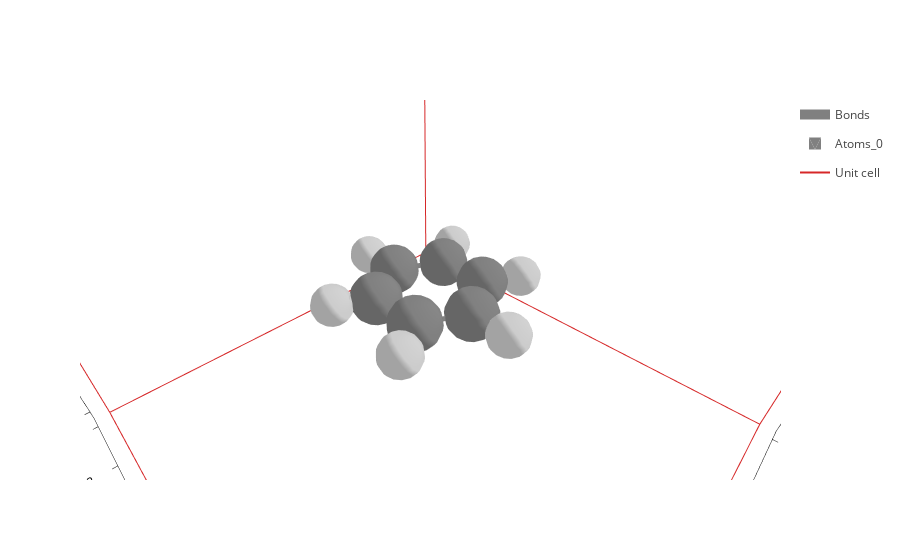

The code cell stored with this chart in its notebook:
### Markdown cell above
Podem representar l'estructura per tal de comprovar que és tal i com esperem.

### Code cell
benzene.plot(axes='xyz')

### Figure 1 — Plotly figure (JSON) as saved in the notebook; plotly's stock layout.template omitted (floating-point values rounded to 4 significant figures; data arrays with more than 128 entries replaced by an {"elided": "..."} marker saying what was removed)
{"data": [{"line": {"color": "gray", "width": 10}, "meta": {}, "mode": "lines", "name": "Bonds", "opacity": 1, "type": "scatter3d", "x": {"elided": "252 float values"}, "y": {"elided": "252 float values"}, "z": {"elided": "252 int values"}}, {"alphahull": 0, "color": "grey", "hovertemplate": "%{meta.position}", "legendgroup": "Atoms", "meta": {"meta": {}, "position": "(7.15, 8.88, 5.00)"}, "name": "Atoms_0", "opacity": 1, "showlegend": true, "showscale": false, "type": "mesh3d", "x": {"elided": "225 float values"}, "y": {"elided": "225 float values"}, "z": {"elided": "225 float values"}}, {"alphahull": 0, "color": "grey", "hovertemplate": "%{meta.position}", "legendgroup": "Atoms", "meta": {"meta": {}, "position": "(8.36, 8.18, 5.00)"}, "name": "Atoms_1", "opacity": 1, "showlegend": false, "showscale": false, "type": "mesh3d", "x": {"elided": "225 float values"}, "y": {"elided": "225 float values"}, "z": {"elided": "225 float values"}}, {"alphahull": 0, "color": "grey", "hovertemplate": "%{meta.position}", "legendgroup": "Atoms", "meta": {"meta": {}, "position": "(8.36, 6.78, 5.00)"}, "name": "Atoms_2", "opacity": 1, "showlegend": false, "showscale": false, "type": "mesh3d", "x": {"elided": "225 float values"}, "y": {"elided": "225 float values"}, "z": {"elided": "225 float values"}}, {"alphahull": 0, "color": "grey", "hovertemplate": "%{meta.position}", "legendgroup": "Atoms", "meta": {"meta": {}, "position": "(7.15, 6.09, 5.00)"}, "name": "Atoms_3", "opacity": 1, "showlegend": false, "showscale": false, "type": "mesh3d", "x": {"elided": "225 float values"}, "y": {"elided": "225 float values"}, "z": {"elided": "225 float values"}}, {"alphahull": 0, "color": "grey", "hovertemplate": "%{meta.position}", "legendgroup": "Atoms", "meta": {"meta": {}, "position": "(5.94, 6.78, 5.00)"}, "name": "Atoms_4", "opacity": 1, "showlegend": false, "showscale": false, "type": "mesh3d", "x": {"elided": "225 float values"}, "y": {"elided": "225 float values"}, "z": {"elided": "225 float values"}}, {"alphahull": 0, "color": "grey", "hovertemplate": "%{meta.position}", "legendgroup": "Atoms", "meta": {"meta": {}, "position": "(5.94, 8.18, 5.00)"}, "name": "Atoms_5", "opacity": 1, "showlegend": false, "showscale": false, "type": "mesh3d", "x": {"elided": "225 float values"}, "y": {"elided": "225 float values"}, "z": {"elided": "225 float values"}}, {"alphahull": 0, "color": "#cccccc", "hovertemplate": "%{meta.position}", "legendgroup": "Atoms", "meta": {"meta": {}, "position": "(7.15, 9.96, 5.00)"}, "name": "Atoms_6", "opacity": 1, "showlegend": false, "showscale": false, "type": "mesh3d", "x": {"elided": "225 float values"}, "y": {"elided": "225 float values"}, "z": {"elided": "225 float values"}}, {"alphahull": 0, "color": "#cccccc", "hovertemplate": "%{meta.position}", "legendgroup": "Atoms", "meta": {"meta": {}, "position": "(9.30, 8.72, 5.00)"}, "name": "Atoms_7", "opacity": 1, "showlegend": false, "showscale": false, "type": "mesh3d", "x": {"elided": "225 float values"}, "y": {"elided": "225 float values"}, "z": {"elided": "225 float values"}}, {"alphahull": 0, "color": "#cccccc", "hovertemplate": "%{meta.position}", "legendgroup": "Atoms", "meta": {"meta": {}, "position": "(9.30, 6.24, 5.00)"}, "name": "Atoms_8", "opacity": 1, "showlegend": false, "showscale": false, "type": "mesh3d", "x": {"elided": "225 float values"}, "y": {"elided": "225 float values"}, "z": {"elided": "225 float values"}}, {"alphahull": 0, "color": "#cccccc", "hovertemplate": "%{meta.position}", "legendgroup": "Atoms", "meta": {"meta": {}, "position": "(7.15, 5.00, 5.00)"}, "name": "Atoms_9", "opacity": 1, "showlegend": false, "showscale": false, "type": "mesh3d", "x": {"elided": "225 float values"}, "y": {"elided": "225 float values"}, "z": {"elided": "225 float values"}}, {"alphahull": 0, "color": "#cccccc", "hovertemplate": "%{meta.position}", "legendgroup": "Atoms", "meta": {"meta": {}, "position": "(5.00, 6.24, 5.00)"}, "name": "Atoms_10", "opacity": 1, "showlegend": false, "showscale": false, "type": "mesh3d", "x": {"elided": "225 float values"}, "y": {"elided": "225 float values"}, "z": {"elided": "225 float values"}}, {"alphahull": 0, "color": "#cccccc", "hovertemplate": "%{meta.position}", "legendgroup": "Atoms", "meta": {"meta": {}, "position": "(5.00, 8.72, 5.00)"}, "name": "Atoms_11", "opacity": 1, "showlegend": false, "showscale": false, "type": "mesh3d", "x": {"elided": "225 float values"}, "y": {"elided": "225 float values"}, "z": {"elided": "225 float values"}}, {"meta": {}, "mode": "lines", "name": "Unit cell", "type": "scatter3d", "x": [0, 0, 14.3, 14.3, 0, 0, null, 0, 0, 0, 14.3, 14.3, 0, null, 14.3, 14.3, null, 14.3, 14.3], "y": [0, 14.96, 14.96, 14.96, 14.96, 14.96, null, 14.96, 0, 0, 0, 0, 0, null, 14.96, 0, null, 14.96, 0], "z": [0, 0, 0, 10, 10, 0, null, 10, 10, 0, 0, 10, 10, null, 0, 0, null, 10, 10]}], "layout": {"autosize": true, "scene": {"aspectmode": "data", "aspectratio": {"x": 1.11, "y": 1.161, "z": 0.776}, "camera": {"center": {"x": 0, "y": 0, "z": 0}, "eye": {"x": 0.4941, "y": 0.4941, "z": 0.4941}, "projection": {"type": "perspective"}, "up": {"x": 0, "y": 0, "z": 1}}, "xaxis": {"title": {"text": "X axis [Ang]"}, "type": "linear"}, "yaxis": {"title": {"text": "Y axis [Ang]"}, "type": "linear"}, "zaxis": {"title": {"text": "Z axis [Ang]"}, "type": "linear"}}, "xaxis": {"scaleanchor": "y", "scaleratio": 1, "title": {"text": "X axis [Ang]"}}, "yaxis": {"title": {"text": "Y axis [Ang]"}}}}
